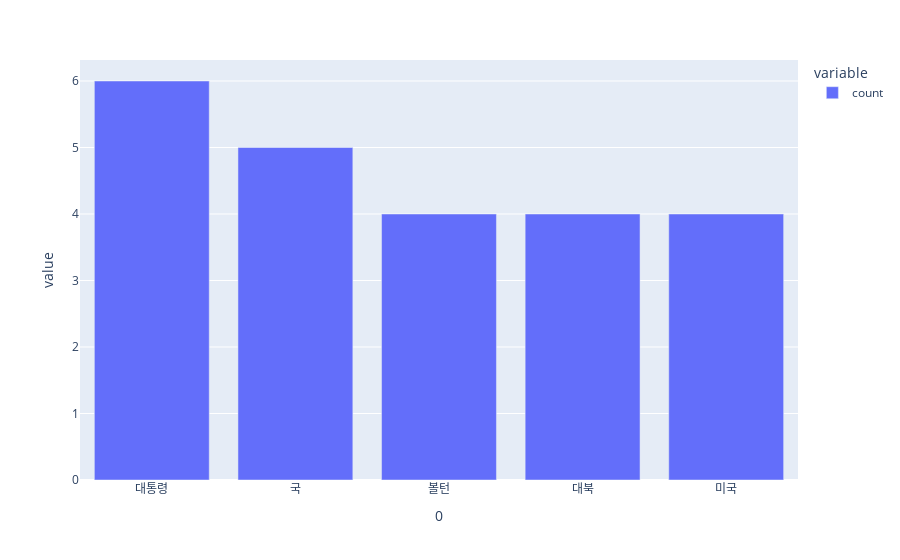

Here is the notebook cell this chart was saved with:
### Code cell
px.bar(p1)

### Figure 1 — Plotly figure (JSON) as saved in the notebook; plotly's stock layout.template omitted (floating-point values rounded to 4 significant figures)
{"data": [{"alignmentgroup": "True", "hovertemplate": "variable=count<br>0=%{x}<br>value=%{y}<extra></extra>", "legendgroup": "count", "marker": {"color": "#636efa", "pattern": {"shape": ""}}, "name": "count", "offsetgroup": "count", "orientation": "v", "showlegend": true, "textposition": "auto", "type": "bar", "x": ["대통령", "국", "볼턴", "대북", "미국"], "xaxis": "x", "y": [6, 5, 4, 4, 4], "yaxis": "y"}], "layout": {"barmode": "relative", "legend": {"title": {"text": "variable"}, "tracegroupgap": 0}, "margin": {"t": 60}, "xaxis": {"anchor": "y", "domain": [0, 1], "title": {"text": "0"}}, "yaxis": {"anchor": "x", "domain": [0, 1], "title": {"text": "value"}}}}
